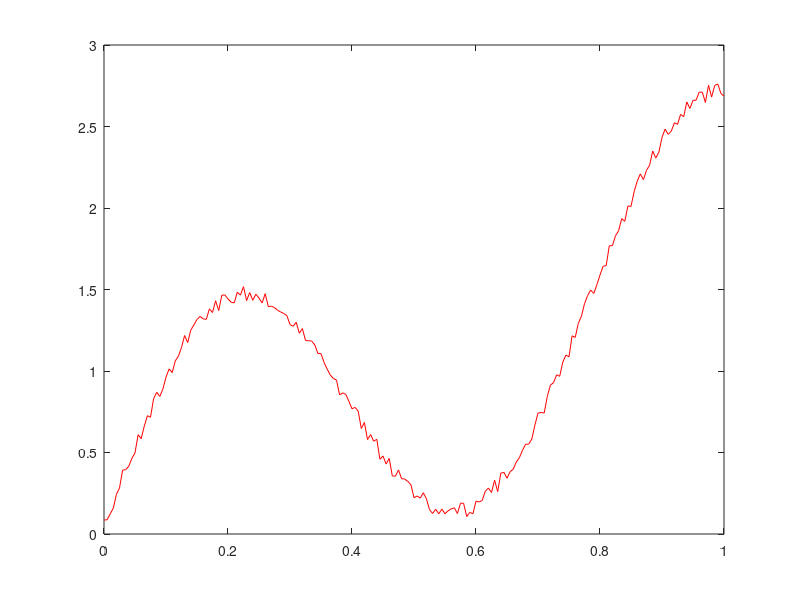

This chart was generated by the following MATLAB code: (Note: this script raises an error after producing the figure.)
h1 = [1, 1];
% h2 = [1, -1];
% f = @(x)(sin(10*x));
n = 201;
x = 0:1/(n-1):1;
f = sin(8*x) + rand(1, n) * 0.1 + 2 * sin(x);

figure(1);
title('homework1');
plot(x, f, 'r-');
hold on;

% y1 = convolution(f, h1);
y1 = convolution(f, h1);
y1 = y1(1:length(y1) - 1);
plot(x, y1, 'g-');
hold on;

% % y2 = convolution(f, h2);
% y2 = conv(f, h2);
% y2 = y2(2:length(y2));
% plot(x, y2, 'b-');
% hold on;
title('Medium Operator');
legend('The signal with random', 'The signal handled by [1, 1]', 'Location', 'Best');
